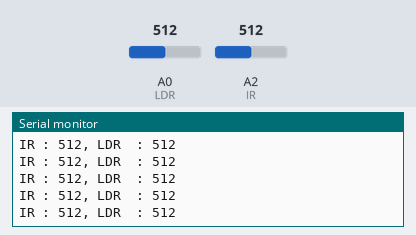
The sketch below on a simulated Arduino Uno, built with avr-gcc and run on an emulated ATmega328P. On the bench: the last lines printed to the serial monitor. The inputs (shaded band) are chosen by the test bench; at power-on: A0 (LDR) = 512, A2 (IR) = 512.

Above: at 1.2 s.
1.3 s: A0 (LDR) set to 986
At 2.3 s:
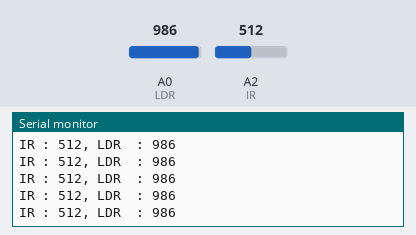
2.8 s: A0 (LDR) set to 1007
At 3.9 s:
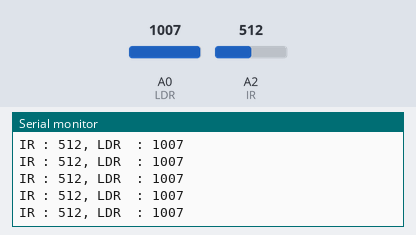
4.3 s: A2 (IR) set to 111
At 5.0 s:
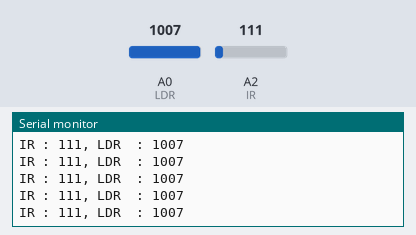
7.3 s: A2 (IR) set to 89
At 8.4 s:
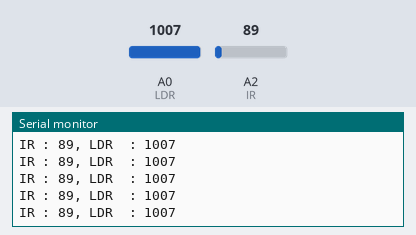
Timing chart, 0 to 10.3 s (numbered marks = the images above; inputs shaded):
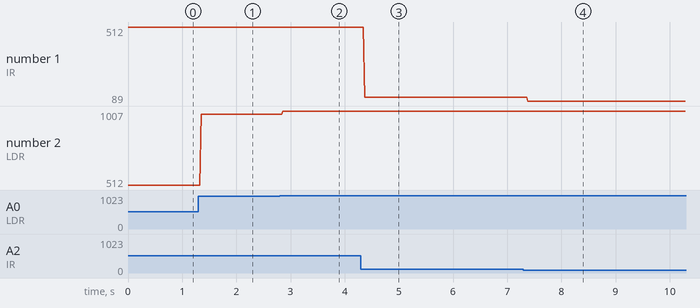

Measured:
- after the input at 1.3 s, the serial monitor: prints a new line after 0.05 s (image 1)
- after the input at 2.8 s, the serial monitor: prints a new line after 0.06 s (image 2)
- after the input at 4.3 s, the serial monitor: prints a new line after 0.07 s (image 3)
- after the input at 7.3 s, the serial monitor: prints a new line after 0.08 s (image 4)
- plotted number 1: 512 → 111 after the input at 4.3 s, 111 → 89 after the input at 7.3 s
- plotted number 2: 512 → 986 after the input at 1.3 s, 986 → 1007 after the input at 2.8 s

The sketch:

LDR_and_IR.ino
```cpp
#define IR A2
#define LDR A0
void setup() {
pinMode(IR,INPUT);
pinMode(LDR,INPUT);
Serial.begin(9600);
}

void loop() {
Serial.print("IR");
Serial.print(" : ");
Serial.print(analogRead(IR));
Serial.print(",");
Serial.print(" LDR ");
Serial.print(" : ");
Serial.println(analogRead(LDR));

}
```
